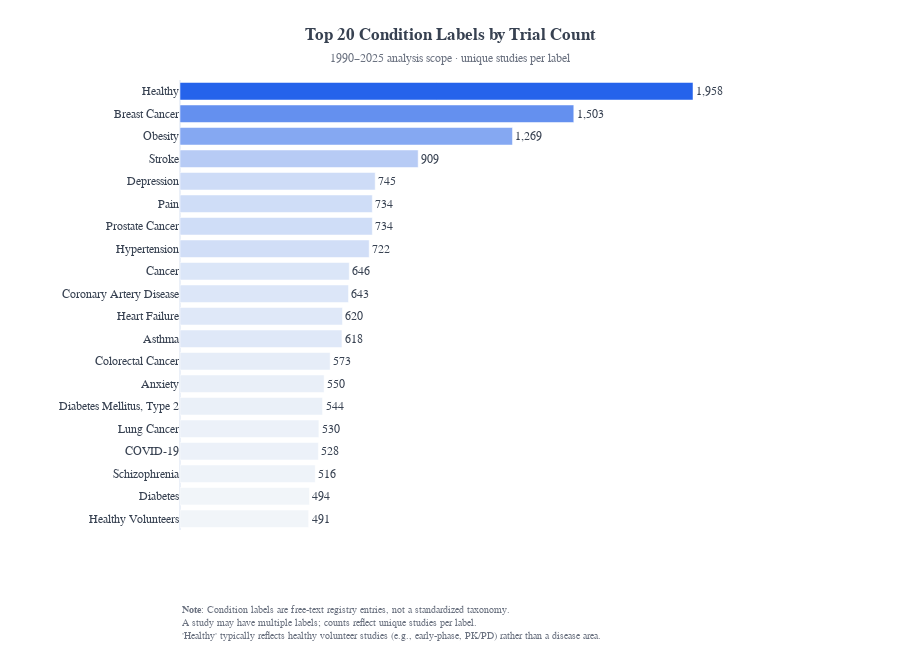

Here is the notebook cell this chart was saved with:
### Markdown cell above
## 1.3 Distribution by Condition Labels
*(proxy for therapeutic areas)*

Which condition labels appear most frequently in the registry?

### Code cell
# ============================================================
# 1.3 Distribution by Condition
# ============================================================

# Aggregate by condition (unique studies per condition label)
condition_dist = (
    df_condition
    .groupby('condition_name')['study_id']
    .nunique()
    .reset_index(name='trial_count')
    .sort_values('trial_count', ascending=False)
    .head(20)
)

# Create chart using reusable function (neutral subtitle)
fig_conditions = create_horizontal_bar_chart(
    data=condition_dist,
    value_col='trial_count',
    label_col='condition_name',
    title="Top 20 Condition Labels by Trial Count",
    subtitle=f"{min_year}–{max_year} analysis scope · unique studies per label",
    note=(
        "<b>Note</b>: Condition labels are free-text registry entries, not a standardized taxonomy.<br>"
        "A study may have multiple labels; counts reflect unique studies per label.<br>"
        "'Healthy' typically reflects healthy volunteer studies (e.g., early-phase, PK/PD) rather than a disease area."
    ),
    order_by_value=True,
    show_pct=False,  # Just show counts for conditions
    height=650,
)

fig_conditions.show()

### Figure 1 — Plotly figure (JSON) as saved in the notebook; plotly's stock layout.template omitted (floating-point values rounded to 4 significant figures)
{"data": [{"cliponaxis": false, "hovertemplate": "<b>%{y}</b><br>Trials: %{x:,}<extra></extra>", "marker": {"color": ["rgb(37, 99, 235)", "rgb(100, 144, 239)", "rgb(133, 168, 242)", "rgb(183, 203, 245)", "rgb(206, 220, 247)", "rgb(207, 221, 247)", "rgb(207, 221, 247)", "rgb(209, 222, 247)", "rgb(219, 230, 248)", "rgb(220, 230, 248)", "rgb(223, 232, 248)", "rgb(223, 232, 248)", "rgb(230, 237, 248)", "rgb(233, 239, 248)", "rgb(234, 240, 248)", "rgb(236, 241, 249)", "rgb(236, 241, 249)", "rgb(238, 243, 249)", "rgb(241, 245, 249)", "rgb(241, 245, 249)"]}, "orientation": "h", "text": ["1,958", "1,503", "1,269", "909", "745", "734", "734", "722", "646", "643", "620", "618", "573", "550", "544", "530", "528", "516", "494", "491"], "textposition": "outside", "type": "bar", "x": [1958, 1503, 1269, 909, 745, 734, 734, 722, 646, 643, 620, 618, 573, 550, 544, 530, 528, 516, 494, 491], "y": ["Healthy", "Breast Cancer", "Obesity", "Stroke", "Depression", "Pain", "Prostate Cancer", "Hypertension", "Cancer", "Coronary Artery Disease", "Heart Failure", "Asthma", "Colorectal Cancer", "Anxiety", "Diabetes Mellitus, Type 2", "Lung Cancer", "COVID-19", "Schizophrenia", "Diabetes", "Healthy Volunteers"]}], "layout": {"annotations": [{"align": "left", "font": {"color": "#6b7280", "family": "Arial", "size": 10}, "showarrow": false, "text": "<b>Note</b>: Condition labels are free-text registry entries, not a standardized taxonomy.<br>A study may have multiple labels; counts reflect unique studies per label.<br>'Healthy' typically reflects healthy volunteer studies (e.g., early-phase, PK/PD) rather than a disease area.", "x": 0, "xref": "paper", "y": -0.25, "yref": "paper"}], "bargap": 0.22, "font": {"color": "#374151", "family": "Arial"}, "height": 650, "margin": {"b": 120, "l": 180, "r": 180, "t": 80}, "title": {"text": "<b>Top 20 Condition Labels by Trial Count</b><br><span style='font-size:12px; color:#6b7280'>1990–2025 analysis scope · unique studies per label</span>", "x": 0.5, "xanchor": "center"}, "xaxis": {"rangemode": "tozero", "showgrid": false, "showticklabels": false, "title": {}}, "yaxis": {"autorange": "reversed", "tickfont": {"size": 12}, "title": {}}}}
